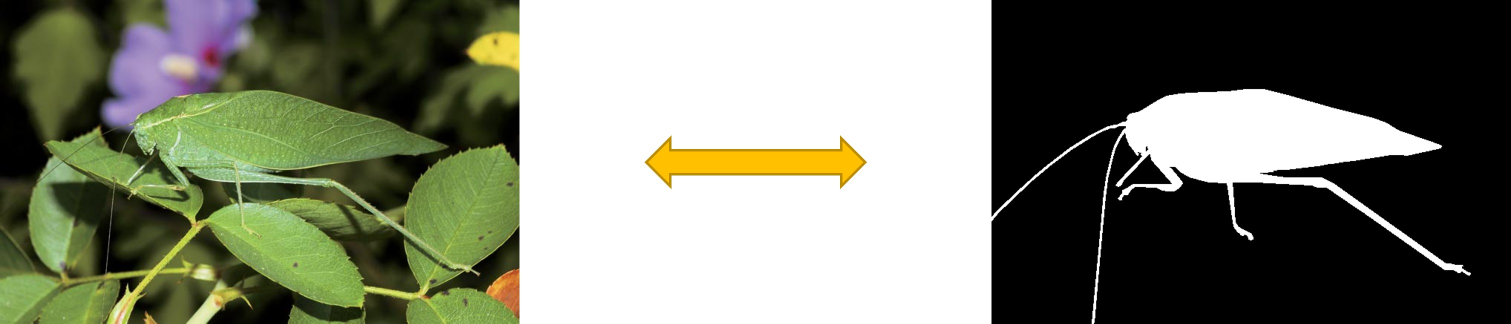
#> input picture imgs/cod.jpg, 3022 x 647 px (shown at 1/2 size)
$ python -i generator.py   (imports and definitions only)   (older library calls are emulated)
#> lines starting #> are read from the running program, lines starting #| are printed output that depends on the picture
# generator.py

import sys
import os
import shutil
from pathlib import Path
import logging
import numpy as np
import cv2
import random
import gc
import hashlib
from typing import Optional, Tuple, Dict, List, Union
from datetime import datetime
import threading
import multiprocessing
import argparse
import traceback

sys.path.append(os.path.dirname(os.path.abspath(__file__)))

# ==================== Configure the logging system ====================
formatter = logging.Formatter('%(asctime)s - %(levelname)s - %(message)s',
                             datefmt='%Y-%m-%d %H:%M:%S')

console_handler = logging.StreamHandler(sys.stdout)
# [2 lines not run here, left out]

root_logger = logging.getLogger()
# [4 lines not run here, left out]

logger = logging.getLogger(__name__)

# ==================== Import other dependencies ====================
try:
    import psutil
    PSUTIL_AVAILABLE = True
except ImportError:
    PSUTIL_AVAILABLE = False
    logger.warning("psutil not installed. Memory monitoring will be disabled.")

try:
    from tqdm import tqdm
    TQDM_AVAILABLE = True
except ImportError:
    TQDM_AVAILABLE = False
    logger.warning("tqdm not installed. Progress bar will be disabled.")


# [35 lines left out: function parse_arguments, not called in this run]


# ==================== Global Configuration ====================
INPUT_IMAGE_PATH = None
INPUT_GT_PATH = None
OUTPUT_BASE = None

OUTPUT_SUBDIRS = {
    'sunglass': 'Imgs_SL',
    'colorblind': 'Imgs_CB',
    'edge': 'GT_Edge'
}

SKIP_EDGE = False
SKIP_SUNGLASS = False
SKIP_COLORBLIND = False

RANDOM_SEED = 42

SUNGLASS_MODE = 'random'
USE_FIXED_SUNGLASS_PARAMS = False

COLORBLIND_TYPE = 'deuteranopia'
COLORBLIND_SEVERITY = 1.0
USE_FIXED_COLORBLIND_PARAMS = True

EDGE_MODE = 'soft'
EDGE_THRESHOLD_METHOD = 'otsu'
EDGE_PERCENTILE = 90

OUTPUT_FORMAT = "png"
OUTPUT_QUALITY = 100

SHOW_PROGRESS_BAR = True and TQDM_AVAILABLE

MAX_WORKERS = 1
USE_MULTIPROCESSING = False

MAX_RETRIES = 3
RETRY_DELAY = 1

ENABLE_CACHE = False
CACHE_FILE = None

ENABLE_MEMORY_MONITOR = True
MEMORY_THRESHOLD = 90
FORCE_GC_AFTER_BATCH = True

# ==================== dependency-check ====================
try:
    import skimage.feature as sk_feature
    SKIMAGE_AVAILABLE = True
except ImportError:
    SKIMAGE_AVAILABLE = False
    logger.warning("scikit-image not installed. LoG edge detection will be disabled.")


# ==================== Utility Functions ====================

# [24 lines left out: functions get_memory_usage, check_memory_threshold, get_file_based_seed, not called in this run]


def ensure_bgr(img: np.ndarray) -> np.ndarray:
    if img is None:
        return None
    if len(img.shape) == 2:
        return cv2.cvtColor(img, cv2.COLOR_GRAY2BGR)
    elif len(img.shape) == 3 and img.shape[2] == 1:
        return cv2.cvtColor(img, cv2.COLOR_GRAY2BGR)
    elif len(img.shape) == 3 and img.shape[2] == 3:
        return img
    elif len(img.shape) == 3 and img.shape[2] == 4:
        return cv2.cvtColor(img, cv2.COLOR_RGBA2BGR)
    else:
        return img


# [64 lines left out: functions validate_image, get_file_hash, backup_existing_outputs, validate_paths, not called in this run]


# ==================== Color space conversion tool function ====================

def srgb_to_linear(img: np.ndarray) -> np.ndarray:
    mask = img <= 0.04045
    linear = np.zeros_like(img)
    linear[mask] = img[mask] / 12.92
    linear[~mask] = ((img[~mask] + 0.055) / 1.055) ** 2.4
    return linear


def linear_to_srgb(img: np.ndarray) -> np.ndarray:
    mask = img <= 0.0031308
    srgb = np.zeros_like(img)
    srgb[mask] = img[mask] * 12.92
    srgb[~mask] = 1.055 * (img[~mask] ** (1/2.4)) - 0.055
    return np.clip(srgb, 0, 1)


def bgr_to_linear_rgb(bgr_img: np.ndarray) -> np.ndarray:
    rgb = cv2.cvtColor(bgr_img, cv2.COLOR_BGR2RGB).astype(np.float32) / 255.0
    return srgb_to_linear(rgb)


def linear_rgb_to_bgr(linear_rgb: np.ndarray) -> np.ndarray:
    srgb = linear_to_srgb(linear_rgb)
    bgr = cv2.cvtColor((srgb * 255).astype(np.uint8), cv2.COLOR_RGB2BGR)
    return bgr


# ==================== Basic Generator Class ====================

class BaseSunglassGenerator:
    def __init__(self):
        self.reset_to_defaults()
        self._precompute_tint_matrices()

    def reset_to_defaults(self):
        self.DARK_INTENSITY = 0.6
        self.SATURATION_BOOST = 1.3
        self.GLARE_THRESHOLD = 0.85
        self.GLARE_REDUCTION = 0.3
        self.CONTRAST_GAMMA = 0.9
        self.ADD_TINT = False
        self.TINT_MATRIX = None
        self.ENABLE_SHARPEN = True
        self.SHARPEN_STRENGTH = 0.5

    def _precompute_tint_matrices(self):
        self.tint_matrices = {
            'brown': np.array([[0.9, 0.1, 0.0], [0.1, 0.7, 0.1], [0.0, 0.1, 0.6]]),
            'blue': np.array([[0.7, 0.1, 0.0], [0.1, 0.8, 0.1], [0.0, 0.1, 1.1]]),
            'vintage': np.array([[1.0, 0.1, 0.0], [0.0, 0.9, 0.1], [0.0, 0.0, 0.7]]),
            'neutral': np.array([[0.7, 0.0, 0.0], [0.0, 0.7, 0.0], [0.0, 0.0, 0.7]])
        }

    # [63 lines left out: functions configure_from_mode, config_brown_sunglasses, config_blue_polarized, config_strong_glare_reduction, config_vintage, config_random_augmentation, not called in this run]

    def apply_sunglasses_effect(self, img: np.ndarray) -> Optional[np.ndarray]:
        if img is None:
            return None
        try:
            if len(img.shape) == 2:
                img = cv2.cvtColor(img, cv2.COLOR_GRAY2BGR)
            elif len(img.shape) == 3 and img.shape[2] == 1:
                img = cv2.cvtColor(img, cv2.COLOR_GRAY2BGR)

            img_bgr = ensure_bgr(img)
            original_h, original_w = img_bgr.shape[:2]
            img_linear = bgr_to_linear_rgb(img_bgr)
            h, w, c = img_linear.shape
            pixels = img_linear.reshape(-1, 3)

            pixels = pixels * self.DARK_INTENSITY
            luminance = 0.2126 * pixels[:, 0] + 0.7152 * pixels[:, 1] + 0.0722 * pixels[:, 2]
            glare_mask = np.clip((luminance - self.GLARE_THRESHOLD) / (1.0 - self.GLARE_THRESHOLD + 1e-6), 0, 1)
            for i in range(3):
                pixels[:, i] = pixels[:, i] * (1.0 - glare_mask * self.GLARE_REDUCTION)

            if abs(self.SATURATION_BOOST - 1.0) > 1e-6:
                gray = 0.2126 * pixels[:, 0] + 0.7152 * pixels[:, 1] + 0.0722 * pixels[:, 2]
                gray = np.stack([gray] * 3, axis=1)
                pixels = pixels * self.SATURATION_BOOST + gray * (1 - self.SATURATION_BOOST)

            if self.ADD_TINT and self.TINT_MATRIX is not None:
                pixels = pixels @ self.TINT_MATRIX.T

            pixels = np.power(np.clip(pixels, 0, 1), self.CONTRAST_GAMMA)

            if self.ENABLE_SHARPEN and self.SHARPEN_STRENGTH > 0:
                img_temp = pixels.reshape(h, w, c)
                blurred = cv2.GaussianBlur(img_temp, (0, 0), 3)
                high_freq = img_temp - blurred
                img_temp = img_temp + high_freq * self.SHARPEN_STRENGTH
                pixels = img_temp.reshape(-1, 3)

            pixels = np.clip(pixels, 0, 1)
            img_processed = pixels.reshape(h, w, c)
            result = linear_rgb_to_bgr(img_processed)

            if result.shape[:2] != (original_h, original_w):
                result = cv2.resize(result, (original_w, original_h))
            return result
        except Exception as e:
            logger.error(f"Error in sunglasses effect: {str(e)}")
            return None


class BaseColorBlindGenerator:
    def __init__(self):
        self.reset_to_defaults()
        self._precompute_correct_matrices()

    def reset_to_defaults(self):
        self.COLORBLIND_TYPE = 'deuteranopia'
        self.SEVERITY = 1.0

    # [73 lines left out: functions _precompute_correct_matrices, configure_from_type, config_random_augmentation, simulate_colorblindness, not called in this run]


# ==================== Enhanced Generator ====================

class EnhancedSunglassGenerator(BaseSunglassGenerator):

    # [61 lines left out: functions __init__, config_random_augmentation, extract_multiscale_edges, apply_edge_enhancement, apply_illumination_normalization, apply_sunglasses_effect, not called in this run]


class EnhancedColorBlindGenerator(BaseColorBlindGenerator):

    # [51 lines left out: functions __init__, config_random_augmentation, apply_texture_enhancement, apply_clahe, simulate_colorblindness, not called in this run]


class EnhancedEdgeGenerator:

    # [56 lines left out: functions __init__, configure_from_mode, generate_edge_gt, not called in this run]


# ==================== data generator ====================

class SimpleDataGenerator:
    # [7 lines left out: function __init__, not called in this run]

    def _safe_update_stats(self, key, value=1):
        with self.lock:
            self.stats[key] = self.stats.get(key, 0) + value

    # [107 lines left out: functions _safe_imwrite, process_file, not called in this run]

    def get_stats(self) -> Dict:
        with self.lock:
            return self.stats.copy()


# ==================== auxiliary function ====================

# [229 lines left out: functions create_output_dirs, find_matching_gt, collect_image_files, run_generation_pipeline, main, not called in this run]


# [3 lines not run here, left out]

>>> import cv2
>>> picture = cv2.cvtColor(cv2.imread('imgs/cod.jpg'), cv2.COLOR_BGR2RGB)
>>> result = BaseSunglassGenerator().apply_sunglasses_effect(picture)
#> in srgb_to_linear, `linear[~mask] = ((img[~mask] + 0.055) / 1.055) ** 2.4`:
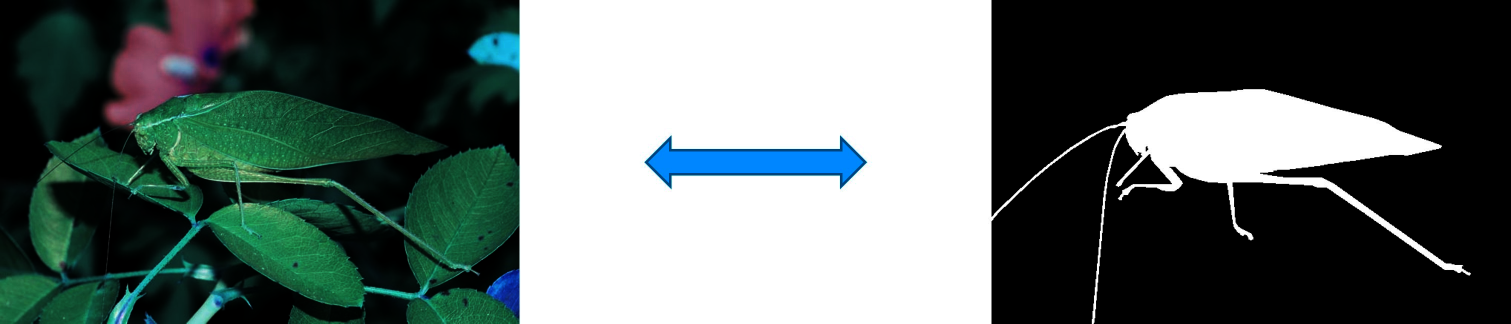
#> linear: shape (647, 3022, 3) float32 (shown at 1/2 size); mean R, G, B 0.371, 0.416, 0.406
#> in apply_sunglasses_effect, `img_temp = pixels.reshape(h, w, c)`:
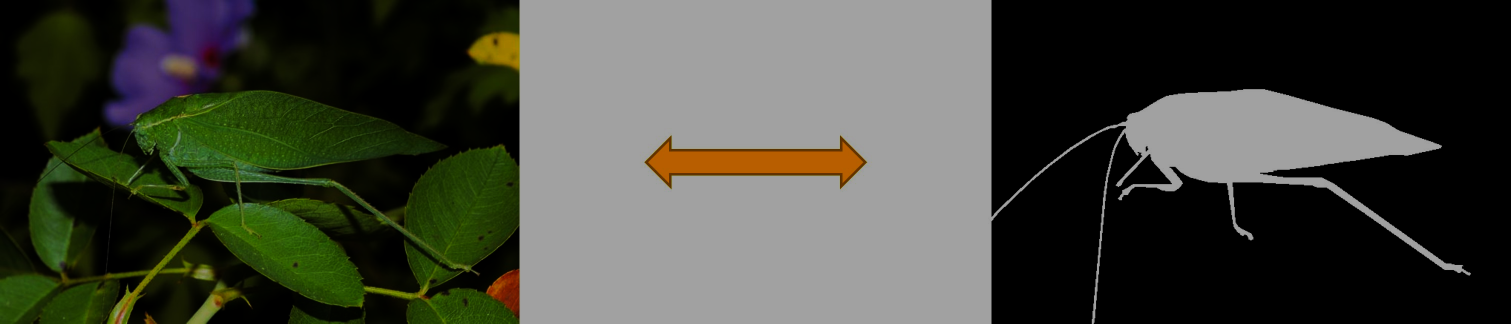
#> img_temp: shape (647, 3022, 3) float32 (shown at 1/2 size); mean of channels 0, 1, 2 0.229, 0.269, 0.259; drawn as B, G, R
#> in apply_sunglasses_effect, `high_freq = img_temp - blurred`:
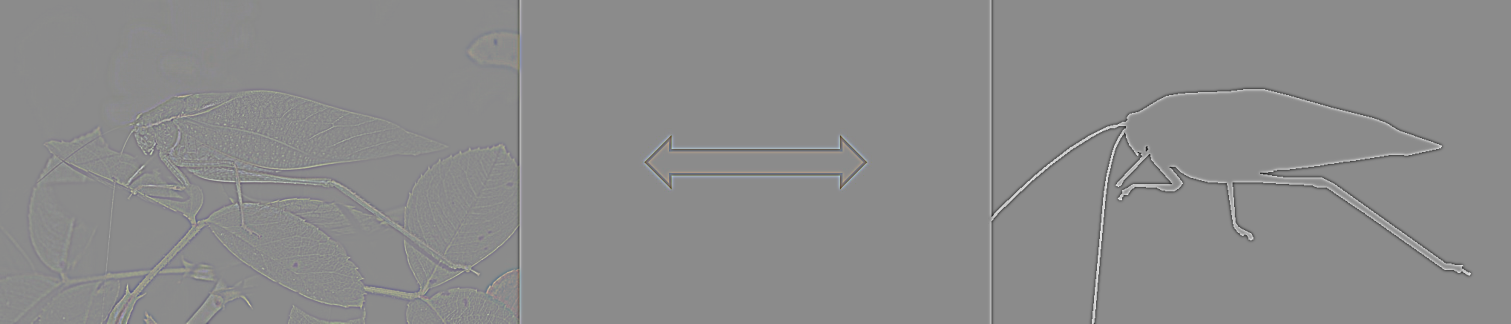
#> high_freq: shape (647, 3022, 3) float32 (shown at 1/2 size); mean of channels 0, 1, 2 -1.69e-07, 1.05e-06, 5.97e-07; drawn with min black and max white
#> in apply_sunglasses_effect, `img_temp = img_temp + high_freq * self.SHARPEN_STRENGTH`:
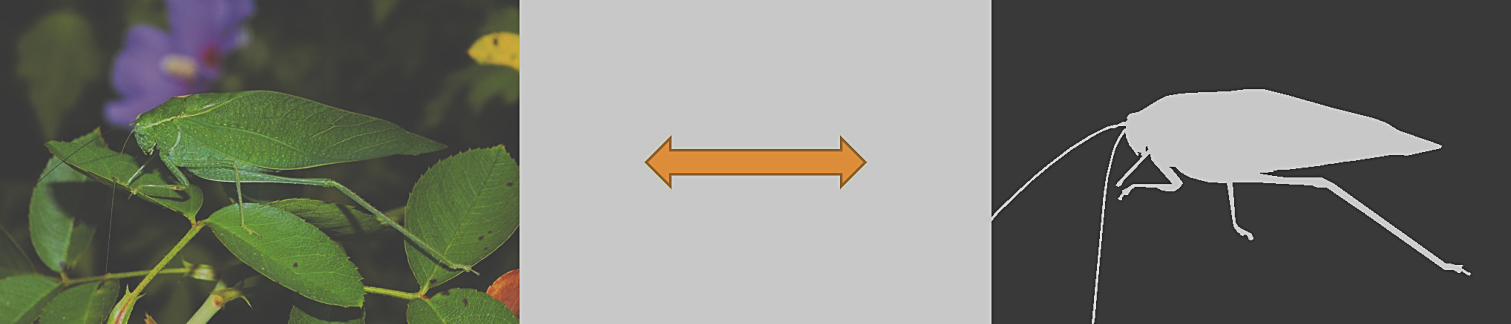
#> img_temp: shape (647, 3022, 3) float32 (shown at 1/2 size); mean of channels 0, 1, 2 0.229, 0.269, 0.26; drawn with min black and max white
#> in linear_to_srgb, `mask = img <= 0.0031308`:
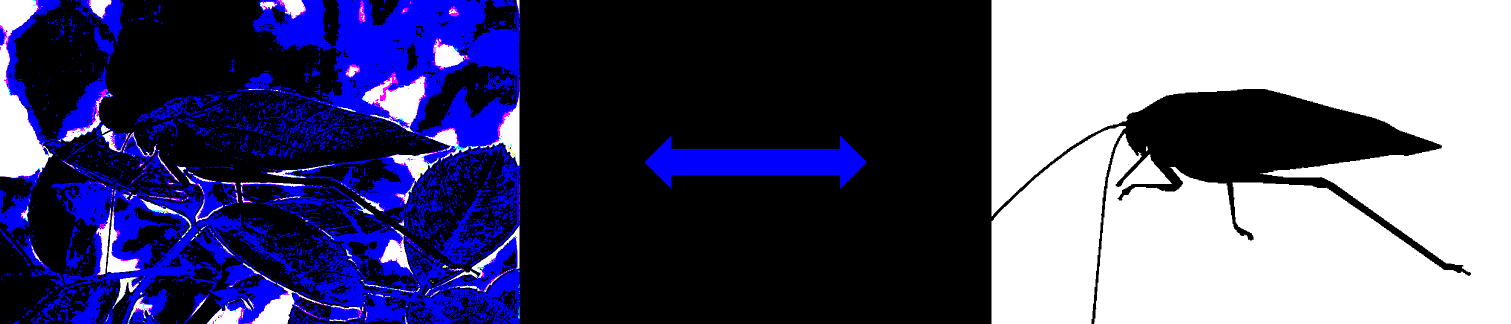
#> mask: shape (647, 3022, 3) bool (shown at 1/2 size); mean of channels 0, 1, 2 0.463, 0.327, 0.33; drawn as B, G, R
#> in linear_to_srgb, `srgb[mask] = img[mask] * 12.92`:
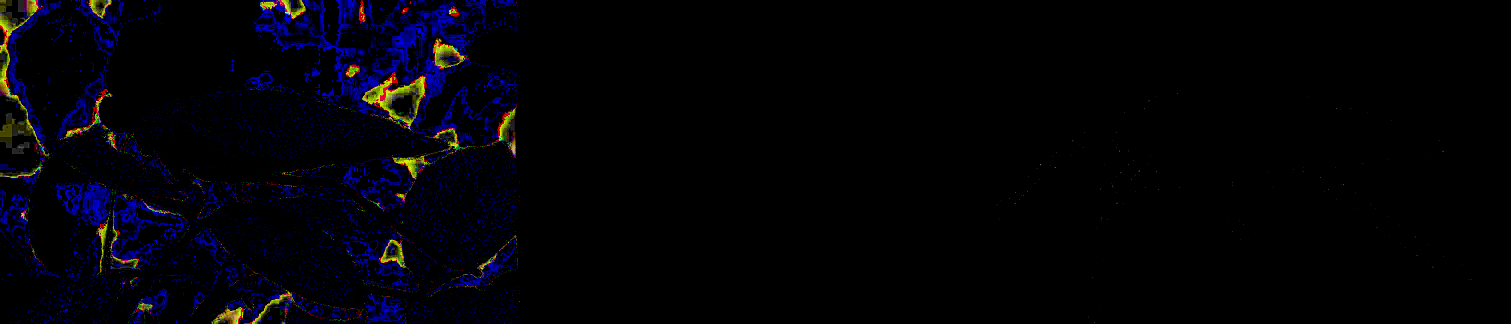
#> srgb: shape (647, 3022, 3) float32 (shown at 1/2 size); mean of channels 0, 1, 2 0.00111, 0.000321, 0.000391; drawn with min black and max white
#> in linear_to_srgb, `srgb[~mask] = 1.055 * (img[~mask] ** (1/2.4)) - 0.055`:
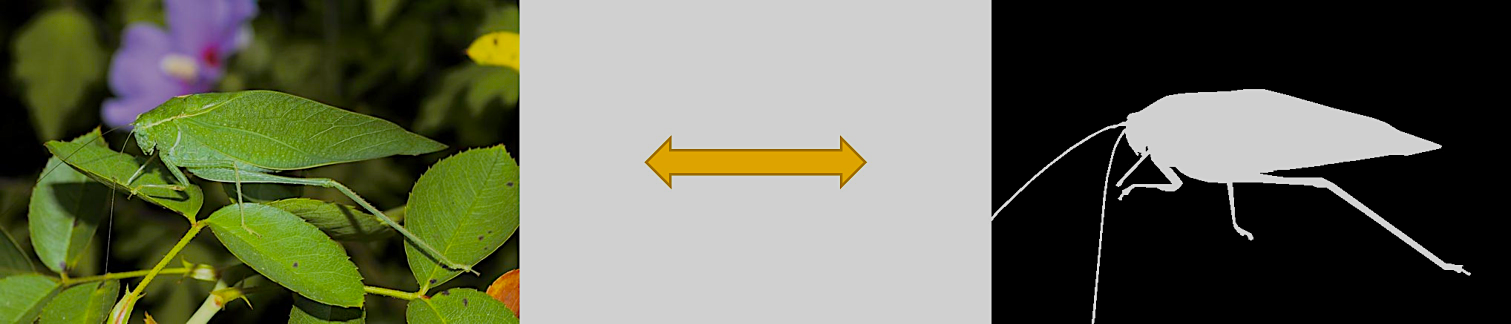
#> srgb: shape (647, 3022, 3) float32 (shown at 1/2 size); mean of channels 0, 1, 2 0.322, 0.406, 0.392; drawn as B, G, R
